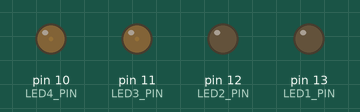
Simulated run of this sketch. Board: Arduino Uno, built with avr-gcc and run on an emulated ATmega328P. Shown: output pins drawn as LEDs (lit = HIGH).

Above: at 0.05 s.
At 1.2 s:
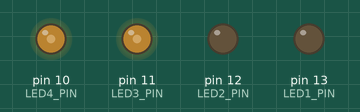
At 1.55 s:
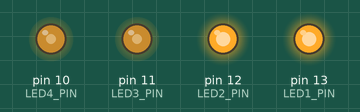
At 2.1 s:
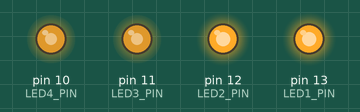
At 2.65 s:
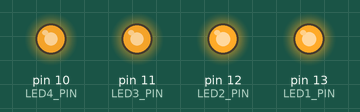
At 5.25 s:
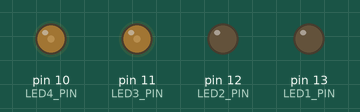
Timing chart, 0 to 7.6 s (numbered marks = the images above):
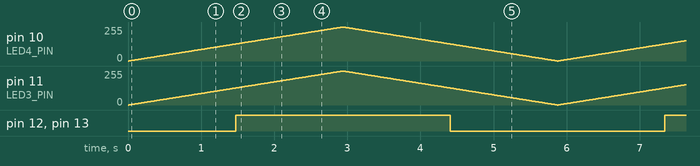

The sketch:

ex_1_6_2.ino
```cpp
/* *******************************
* Exercise 1.6.2 : PWM stands for Pulse Width Modulation !
********************************** */

// Define pin mapping
//  - no memory used for defines (C preprocessor)
//  - always useful since we only check pinout once
#define BUZZER_PIN  3
#define POT_PIN     A0
#define LED1_PIN    13
#define LED2_PIN    12
#define LED3_PIN    11
#define LED4_PIN    10
#define LED_ON      LOW
#define LED_OFF     HIGH

int leds[]    = {LED1_PIN, LED2_PIN, LED3_PIN, LED4_PIN}; // Array for led pins
int nb_leds   = (sizeof(leds)/sizeof(leds[0]));           // nb of elements = size of the table / size of 1 element
int pot       = POT_PIN;                                  // Declare potentiometer to use

// Executed once to set pins, variables, ...
void setup() {
  // Set pins
    pinMode(pot, INPUT);
    for (int i = 0; i < nb_leds; i++)
      pinMode(leds[i], OUTPUT);

  // Initialize
    for (int i = 0; i < nb_leds; i++)
      digitalWrite(leds[i], LED_OFF);

  // Prevent ear damages
    digitalWrite(BUZZER_PIN, HIGH);
}

// Executed over and over (infinite loop)
void loop() {
  /* Standard coding */
    // int led_brightness = map(analogRead(pot), 0, 1023, 0, 10000);

    // for (int i = 0; i < nb_leds; i++)
    //   analogWrite(leds[i], led_brightness);

    // // Now find the impostor led that is assumed to be PWM compatible but actually isn't !
    // // You may experience fast blinking, it's due to the high flucutation on the value read on the pot
    // // a slight delay will improve it


  /* Spicy coding*/
  // A fancier use of the PWM signal could be a hearbeat led so here we go
  // Heartbeat by 2PWM
    static int lval = 0;  // led brightness
    static int sd   = 1;  // Shift direction
    static int cnt  = 0;  // Counter of microseconds

    for (int i = 0; i < nb_leds; i++)
      analogWrite(leds[i], lval);

    if (cnt == 10){
      cnt = 0;

      if(lval==255)
        sd = -1;
      else if(lval==0)
        sd = 1;

      lval += sd;
    }
    else{
      cnt++;
    }

    delay(1);

    // Linear increment doesn't seem to be the most appealing choice for brightness evolution
    // but since the naked eye render isn't perceived linear, it looks fine
    // The use of "static" directive is used to initialize variable only once so as I can
    // declare the variables here instead of flooding the upper part

}
```

Measured:
- by itself, pin 12 (LED2_PIN), pin 13 (LED1_PIN): alternates HIGH for 2.9 s and LOW for 2.9 s
